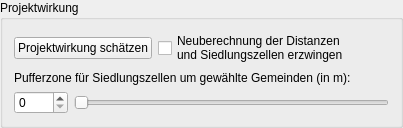
         <widget class="QgsCollapsibleGroupBox" name="mGroupBox_2">
          <property name="title">
           <string>Projektwirkung</string>
          </property>
          <property name="collapsed">
           <bool>false</bool>
          </property>
          <layout class="QVBoxLayout" name="verticalLayout_6">
           <item>
            <layout class="QHBoxLayout" name="horizontalLayout_5">
             <property name="topMargin">
              <number>0</number>
             </property>
             <item>
              <widget class="QPushButton" name="pushButton_2">
               <property name="sizePolicy">
                <sizepolicy hsizetype="Fixed" vsizetype="Fixed">
                 <horstretch>0</horstretch>
                 <verstretch>0</verstretch>
                </sizepolicy>
               </property>
               <property name="toolTip">
                <string>&lt;html&gt;&lt;head/&gt;&lt;body&gt;&lt;p&gt;&lt;span style=&quot; font-weight:600;&quot;&gt;Projektwirkung schätzen&lt;/span&gt;&lt;/p&gt;&lt;p&gt;Umsatzumverteilung zwischen Planfall und Nullfall bezogen auf die Gemeinden und die Zentren sowie weitere Kennwerte der Einzelhandelsplanung schätzen.&lt;/p&gt;&lt;/body&gt;&lt;/html&gt;</string>
               </property>
               <property name="text">
                <string>Projektwirkung schätzen</string>
               </property>
               <property name="icon">
                <iconset>
                 <normaloff>../../images/iconset_mob/20190619_iconset_mob_calculate_1.png</normaloff>../../images/iconset_mob/20190619_iconset_mob_calculate_1.png</iconset>
               </property>
              </widget>
             </item>
             <item>
              <widget class="QCheckBox" name="checkBox">
               <property name="text">
                <string>Neuberechnung der Distanzen 
und Siedlungszellen erzwingen</string>
               </property>
              </widget>
             </item>
             <item>
              <spacer name="horizontalSpacer_13">
               <property name="orientation">
                <enum>Qt::Horizontal</enum>
               </property>
               <property name="sizeHint" stdset="0">
                <size>
                 <width>40</width>
                 <height>20</height>
                </size>
               </property>
              </spacer>
             </item>
            </layout>
           </item>
           <item>
            <widget class="QLabel" name="label">
             <property name="text">
              <string>Pufferzone für Siedlungszellen um gewählte Gemeinden (in m):</string>
             </property>
            </widget>
           </item>
           <item>
            <layout class="QHBoxLayout" name="horizontalLayout_4">
             <property name="leftMargin">
              <number>0</number>
             </property>
             <property name="topMargin">
              <number>0</number>
             </property>
             <item>
              <widget class="QSpinBox" name="spinBox_2">
               <property name="maximum">
                <number>5000</number>
               </property>
              </widget>
             </item>
             <item>
              <widget class="QSlider" name="horizontalSlider_2">
               <property name="maximum">
                <number>5000</number>
               </property>
               <property name="orientation">
                <enum>Qt::Horizontal</enum>
               </property>
              </widget>
             </item>
            </layout>
           </item>
          </layout>
         </widget>
